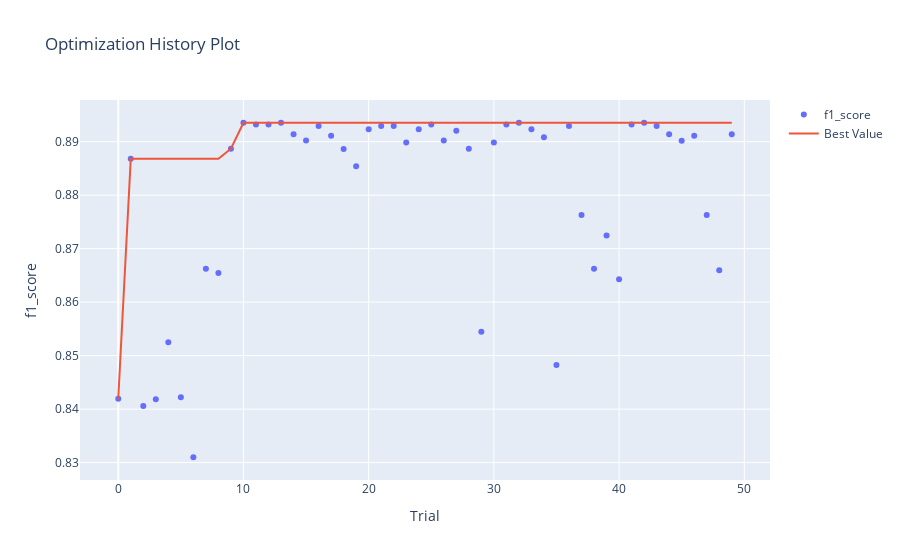

Notebook source saved alongside this figure:
### Code cell
optuna.visualization.plot_optimization_history(study, target_name="f1_score")
